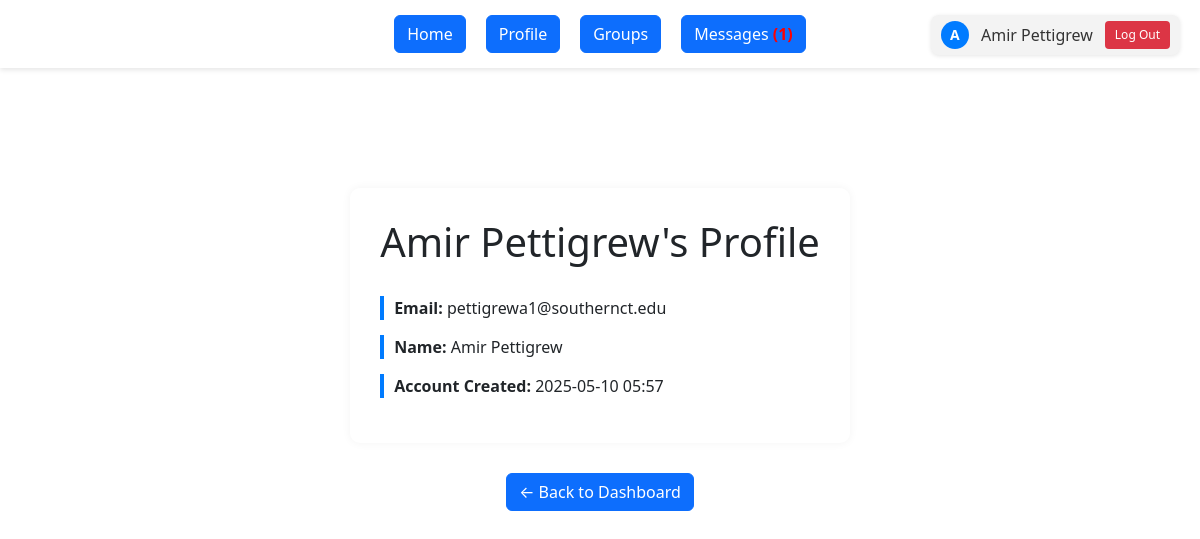
Screenshot of /profile (signed in) with the database file from the repository.
### app/models/models.py (models this page shows)
class User(UserMixin, db.Model):
    __tablename__ = 'users'
    id = db.Column(db.Integer, primary_key=True)
    southern_email = db.Column(db.String(120), unique=True, nullable=False)
    name = db.Column(db.String(100), nullable=False)
    password_hash = db.Column(db.String(128), nullable=False)
    created_at = db.Column(db.DateTime, default=datetime.utcnow)
    groups = db.relationship('StudyGroup', backref='creator', lazy=True)
    memberships = db.relationship('Membership', backref='user', lazy=True)
    forums = db.relationship('Forum', backref='forum_creator', lazy=True)
    sent_messages = db.relationship('Message', foreign_keys='Message.sender_id', backref='sender', lazy=True)
    received_messages = db.relationship('Message', foreign_keys='Message.receiver_id', backref='receiver', lazy=True)
    thread_posts = db.relationship('ThreadMessage', foreign_keys='ThreadMessage.author_id', backref='author', lazy=True)

### app/routes/main.py (the view)
@main_bp.route('/profile')
@login_required
def profile():
    unread_count = Message.query.filter_by(receiver_id=current_user.id, is_read=False).count()
    return render_template('profile.html', unread_count=unread_count)

### app/__init__.py (called while the page is built)
def create_app(config_object=DevelopmentConfig):
    app = Flask(__name__, instance_relative_config=True)
    app.config.from_object(config_object)
    db.init_app(app)
    login_manager.init_app(app)
    @login_manager.user_loader
    def load_user(user_id):
        from app.models.models import User
        return User.query.get(int(user_id))
    from app.routes.auth import auth_bp
    from app.routes.main import main_bp
    app.register_blueprint(auth_bp)
    app.register_blueprint(main_bp)
    from app.routes.threads import threads_bp
    app.register_blueprint(threads_bp)
    @app.route('/')
    def root():
        return redirect(url_for('auth.login'))
    with app.app_context():
        db.create_all()
    return app

### app/templates/profile.html (shortened to what this page needs)
<!DOCTYPE html>
<html>
<head>
</head>
<body>
<link rel="stylesheet" href="{{ url_for('static', filename='dashboard_styles.css') }}">
<link rel="stylesheet" href="{{ url_for('static', filename='bootstrap.css') }}">
  {% if current_user.is_authenticated %}
    <div class="user-area">
      <a href="{{ url_for('main.profile') }}" class="user-info">
        <div class="user-avatar">{{ current_user.name[0]|upper }}</div>
        <span>{{ current_user.name }}</span>
      </a>
      <form method="GET" action="{{ url_for('auth.logout') }}">
        <button class="logout-button" type="submit">Log Out</button>
      </form>
    </div>
  {% endif %}
  <div class="menu">
    <a href="{{ url_for('main.dashboard') }}"><type="button" class="btn btn-primary"> Home </button></a>
    <a href="{{ url_for('main.profile') }}"><type="button" class="btn btn-primary"> Profile </button></a>
    <a href="{{ url_for('main.view_my_groups') }}"><type="button" class="btn btn-primary"> Groups </button></a>
    <a href="{{ url_for('auth.message') }}"><type="button" class="btn btn-primary">
      Messages
      {% if unread_count > 0 %}
        <span style="color: red; font-weight: bold;">({{ unread_count }})</span>
      {% endif %}
    </button></a>
  </div>
  <div class="profile-container">
    <h1>{{ current_user.name }}'s Profile</h1>
    <p><strong>Email:</strong> {{ current_user.southern_email }}</p>
    <p><strong>Name:</strong> {{ current_user.name }}</p>
    <p><strong>Account Created:</strong> {{ current_user.created_at.strftime('%Y-%m-%d %H:%M') }}</p>
  </div>
    <a href="{{ url_for('main.dashboard') }}"><button class="btn btn-primary">← Back to Dashboard</button></a>
</body>
</html>

### app/static/dashboard_styles.css (style rules this page uses)
body { display: flex; flex-direction: column; align-items: center; font-family: sans-serif; margin: 0; padding: 0px; }
.menu { width: 100%; text-align: center; margin-bottom: 20px; }
.user-info { display: flex; align-items: center; gap: 6px; text-decoration: none; color: #333; }
.user-avatar { width: 28px; height: 28px; background-color: #007bff; color: white; border-radius: 50%; text-align: center; line-height: 28px; font-size: 14px; font-weight: bold; }
.user-area { position: absolute; top: 15px; right: 20px; display: flex; align-items: center; gap: 12px; background-color: #f3f3f3; padding: 6px 10px; border-radius: 8px; box-shadow: 0 1px 4px rgba(0,0,0,0.1); }
.logout-button { background-color: #dc3545; color: white; border: none; padding: 5px 10px; border-radius: 4px; font-size: 12px; cursor: pointer; transition: background-color 0.2s ease; display: inline-block; }
body::before { content: ""; position: fixed; top: 0; left: 0; width: 100%; height: 100%; background-image: url('scsu.svg'); background-size: cover; background-repeat: no-repeat; opacity: 0.4; z-index: -1; pointer-events: none; }
.user-info { display: flex; align-items: center; text-decoration: none; color: #333; }
.user-avatar { width: 28px; height: 28px; background-color: #007bff; color: white; border-radius: 50%; text-align: center; line-height: 28px; font-weight: bold; margin-right: 6px; }
.logout-button { background-color: #dc3545; color: white; border: none; padding: 5px 10px; border-radius: 4px; font-size: 12px; cursor: pointer; transition: background-color 0.2s ease; }
.menu { display: flex; justify-content: center; gap: 20px; background-color: #fff; padding: 15px; box-shadow: 0 2px 5px rgba(0, 0, 0, 0.1); }
.profile-container { max-width: 600px; margin: 100px auto 30px; padding: 30px; background-color: #fff; border-radius: 10px; box-shadow: 0 0 10px rgba(0,0,0,0.05); }
.profile-container h1 { text-align: center; margin-bottom: 30px; }
.profile-container p { font-size: 16px; padding-left: 10px; border-left: 4px solid #007bff; margin-bottom: 15px; }

### app/templates/profile.html (style rules this page uses)
.profile-container { max-width: 600px; margin: 100px auto 30px; padding: 30px; background-color: #fff; border-radius: 8px; box-shadow: #111 0px 5px 10px; animation: slidein 2s; }
.profile-container h1 { text-align: center; margin-bottom: 30px; }
.profile-container p { font-size: 16px; padding-left: 10px; border-left: 4px solid #007bff; margin-bottom: 15px; }

### rows the page displays
User: name "A", name "Amir Pettigrew", southern_email "pettigrewa1@southernct.edu", created_at "2025-05-10 05:57"

### other values shown
{{ unread_count }} "1"
